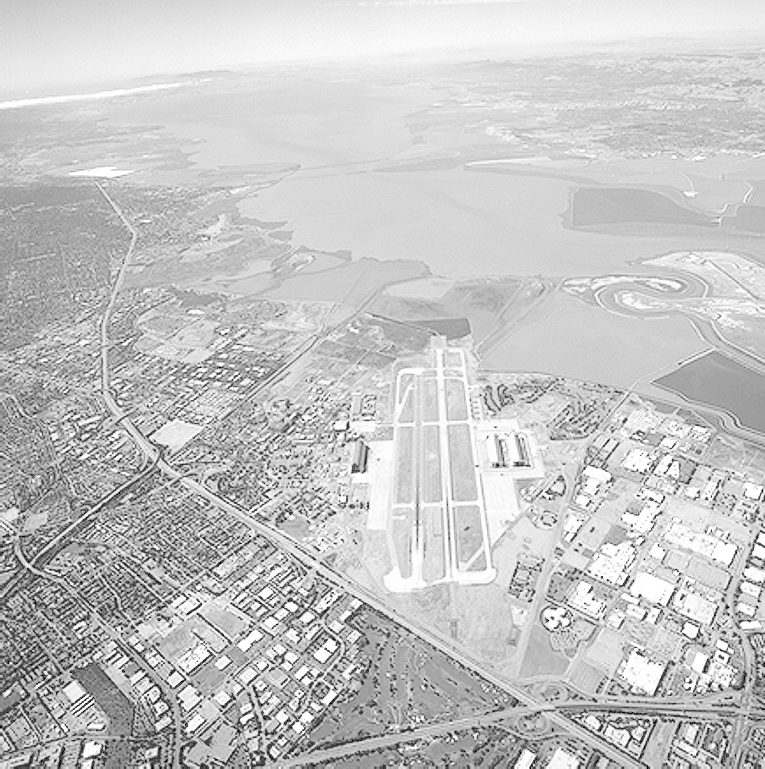
#> input picture images/runway.png, 765 x 769 px
$ jupyter execute Q6_Derivative_of_Gaussian.ipynb   (shell and % lines are left out)   (older library calls are emulated)
#> lines starting #> are read from the running program, lines starting #| are printed output that depends on the picture
# Question 6: Derivative of Gaussian

## Part (a): Mathematical Derivation
We are given the 2D Gaussian function:
$$G(x,y) = \frac{1}{2\pi\sigma^2} e^{-\frac{x^2+y^2}{2\sigma^2}}$$

We need to find the partial derivative with respect to $x$:
$$\frac{\partial G}{\partial x} = \frac{1}{2\pi\sigma^2} \frac{\partial}{\partial x} \left( e^{-\frac{x^2+y^2}{2\sigma^2}} \right)$$

Using the chain rule, let $u = -\frac{x^2+y^2}{2\sigma^2}$. Then $\frac{\partial u}{\partial x} = -\frac{2x}{2\sigma^2} = -\frac{x}{\sigma^2}$.

$$\frac{\partial G}{\partial x} = \frac{1}{2\pi\sigma^2} e^{u} \cdot \frac{\partial u}{\partial x}$$
$$\frac{\partial G}{\partial x} = \left( \frac{1}{2\pi\sigma^2} e^{-\frac{x^2+y^2}{2\sigma^2}} \right) \cdot \left( -\frac{x}{\sigma^2} \right)$$

Substituting $G(x,y)$ back into the equation:
$$\frac{\partial G}{\partial x} = -\frac{x}{\sigma^2} G(x,y)$$

Similarly, for $y$:
$$\frac{\partial G}{\partial y} = -\frac{y}{\sigma^2} G(x,y)$$

[cell 1]
import cv2
import numpy as np
import matplotlib.pyplot as plt
from mpl_toolkits.mplot3d import Axes3D

[cell 2]
def create_derivative_gaussian_kernel(k_size, sigma, direction='x'):
    center = k_size // 2
    x, y = np.meshgrid(np.arange(-center, center + 1),
                       np.arange(-center, center + 1))
    # Base Gaussian Term G(x,y)
    exponent = -(x**2 + y**2) / (2 * sigma**2)
    G = (1 / (2 * np.pi * sigma**2)) * np.exp(exponent)
    # Derivative Term
    if direction == 'x':
        kernel = - (x / sigma**2) * G
    else:
        kernel = - (y / sigma**2) * G
    return kernel

[cell 3]
sigma = 2
k_size = 5
kernel_x = create_derivative_gaussian_kernel(k_size, sigma, 'x')
kernel_y = create_derivative_gaussian_kernel(k_size, sigma, 'y')

[cell 4]
viz_size = 51
viz_sigma = 8
viz_kernel_x = create_derivative_gaussian_kernel(viz_size, viz_sigma, 'x')

X, Y = np.meshgrid(np.arange(viz_size), np.arange(viz_size))

fig = plt.figure(figsize=(10, 6))
ax = fig.add_subplot(111, projection='3d')
# This should look like a wave (up and down)
surf = ax.plot_surface(X, Y, viz_kernel_x, cmap='coolwarm', linewidth=0)
ax.set_title(f'Derivative of Gaussian (X-direction)')
fig.colorbar(surf, shrink=0.5, aspect=5)
plt.show()
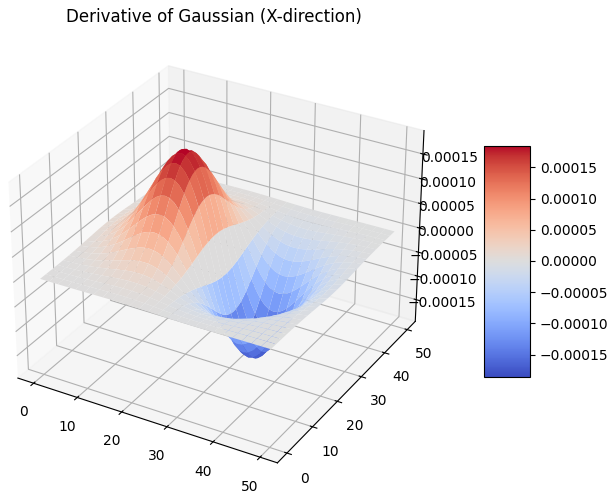
#> figure drawn by matplotlib, 2 panels

[cell 5]
import os

img_path = '../images/runway.png'
img = cv2.imread(img_path, cv2.IMREAD_GRAYSCALE)
#> img is the input picture: shape (769, 765); min 0, max 255, mean 197.1

if img is None:
    print("Error: Load image first.")
else:
    # Convolve with our manual kernels (Results are Float64)
    grad_x_manual = cv2.filter2D(img, cv2.CV_64F, kernel_x)
    grad_y_manual = cv2.filter2D(img, cv2.CV_64F, kernel_y)

    # NORMALIZE to 0-255 range for Saving/Visualization
    abs_grad_x = cv2.convertScaleAbs(grad_x_manual)
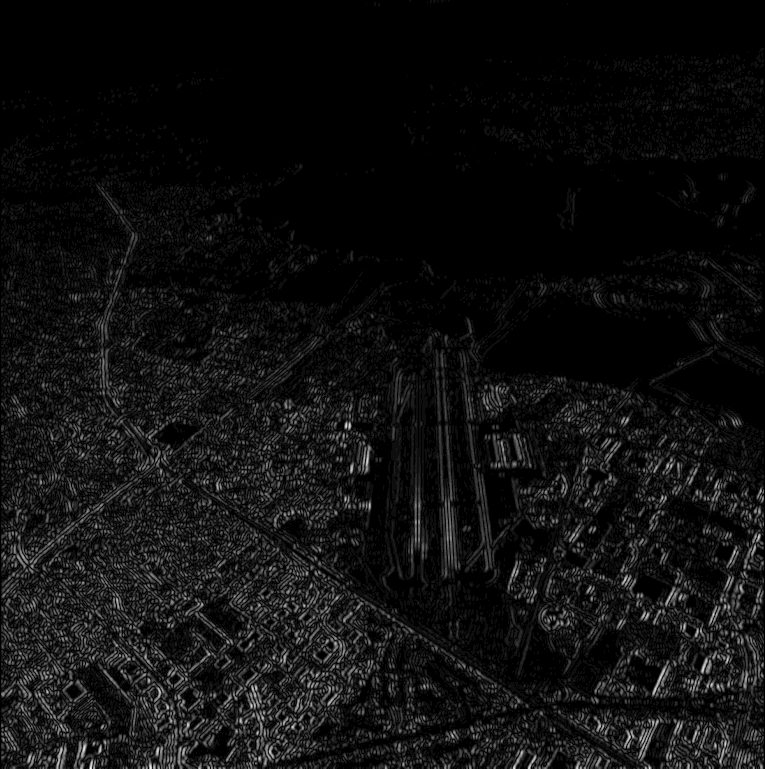
#> abs_grad_x: shape (769, 765); min 0, max 18, mean 1.11; drawn with min black and max white
    abs_grad_y = cv2.convertScaleAbs(grad_y_manual)

    # Explicitly normalize so the values fill the 0-255 range
    norm_grad_x = cv2.normalize(abs_grad_x, None, 0, 255, cv2.NORM_MINMAX)
    norm_grad_y = cv2.normalize(abs_grad_y, None, 0, 255, cv2.NORM_MINMAX)

    # Combine (Magnitude)
    manual_magnitude = cv2.addWeighted(norm_grad_x, 0.5, norm_grad_y, 0.5, 0)
    manual_magnitude = cv2.normalize(manual_magnitude, None, 0, 255, cv2.NORM_MINMAX)
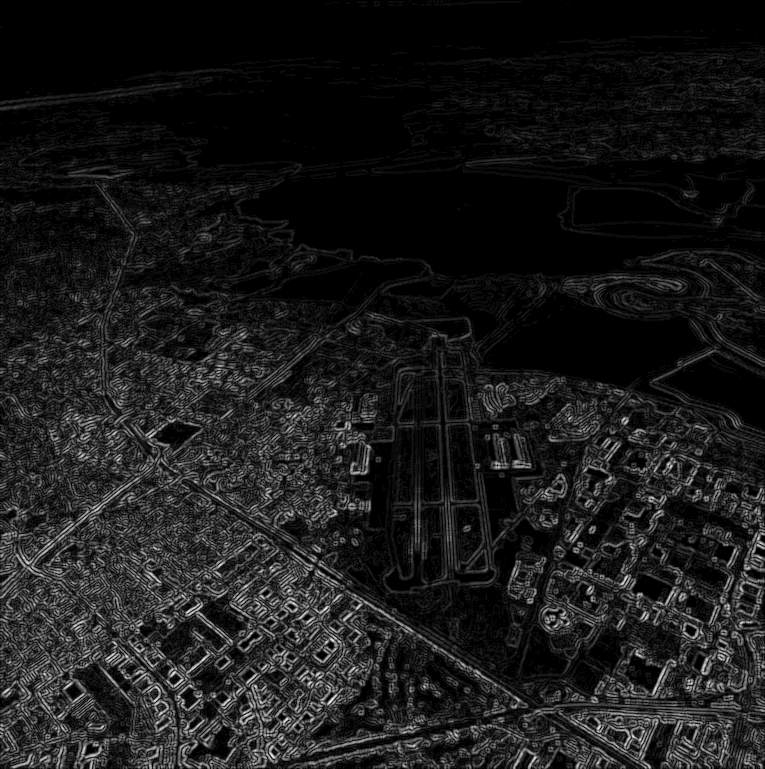
#> manual_magnitude: shape (769, 765); min 0, max 255, mean 26.2

    # 4. Compare with OpenCV Sobel
    sobel_x = cv2.Sobel(img, cv2.CV_64F, 1, 0, ksize=5)
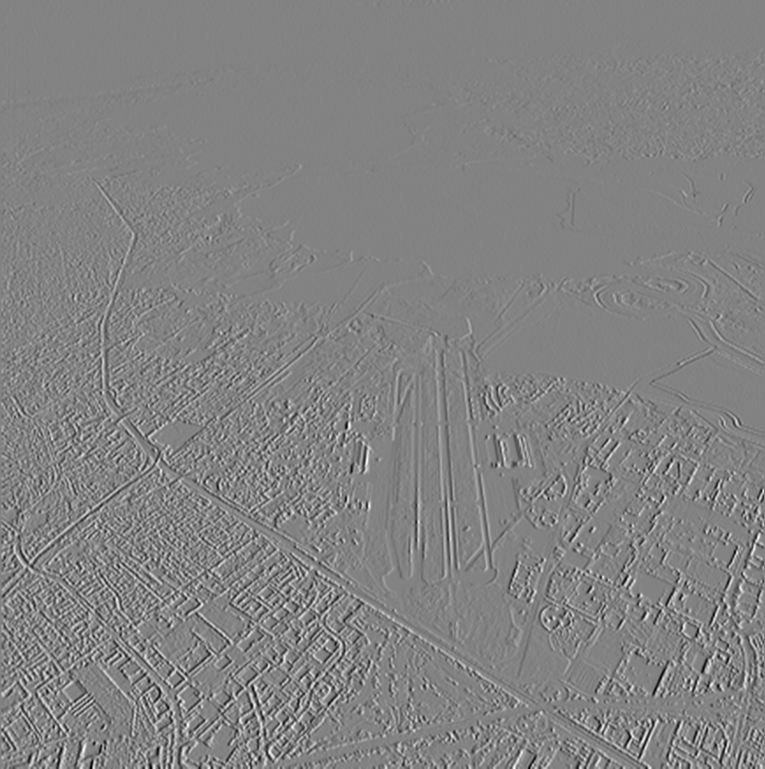
#> sobel_x: shape (769, 765) float64; min -9652, max 9177, mean 3.9; drawn with min black and max white
    sobel_y = cv2.Sobel(img, cv2.CV_64F, 0, 1, ksize=5)
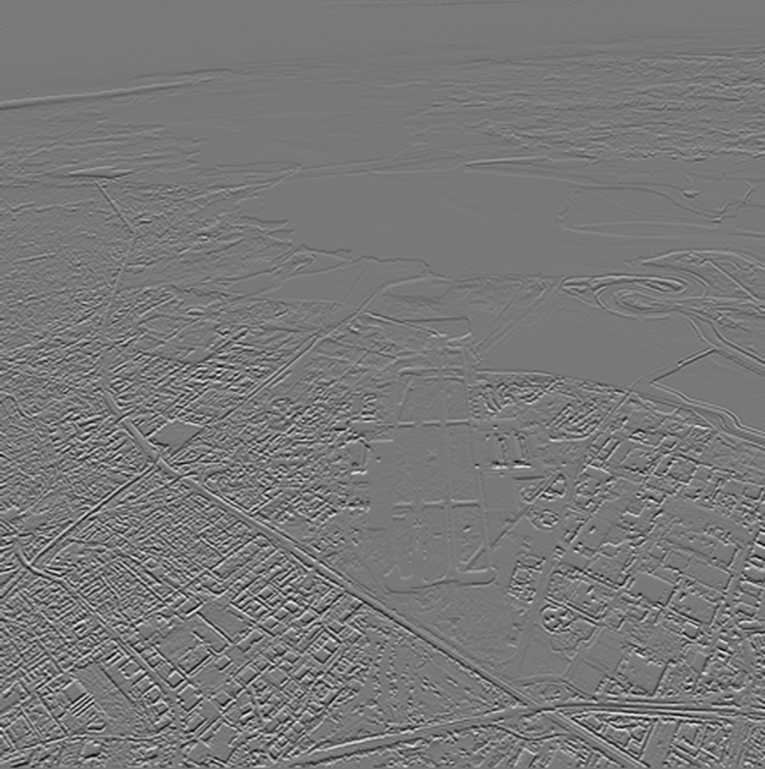
#> sobel_y: shape (769, 765) float64; min -8941, max 9904, mean -11.7; drawn with min black and max white

    abs_sobel_x = cv2.convertScaleAbs(sobel_x)
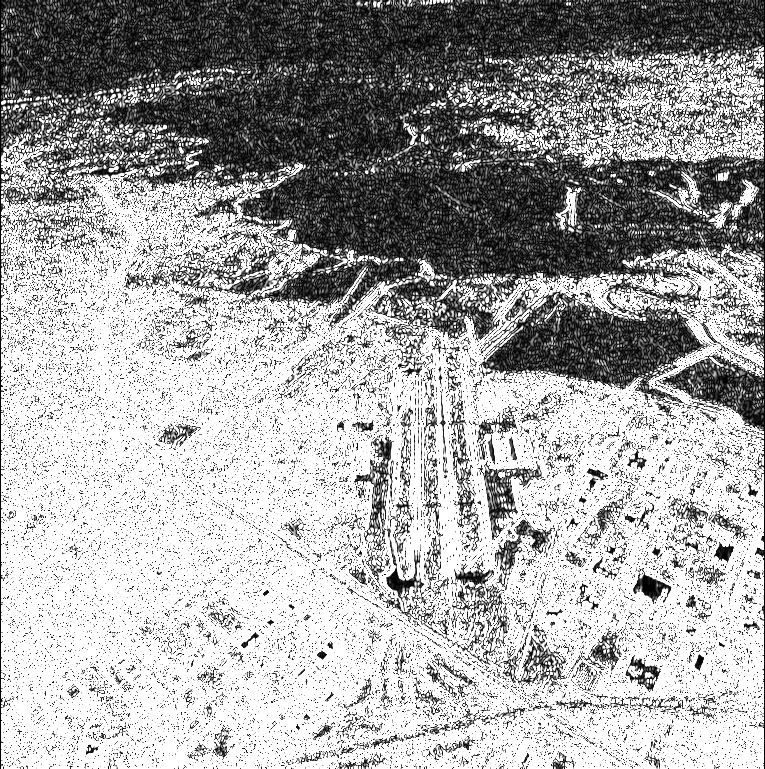
#> abs_sobel_x: shape (769, 765); min 0, max 255, mean 167.2
    abs_sobel_y = cv2.convertScaleAbs(sobel_y)
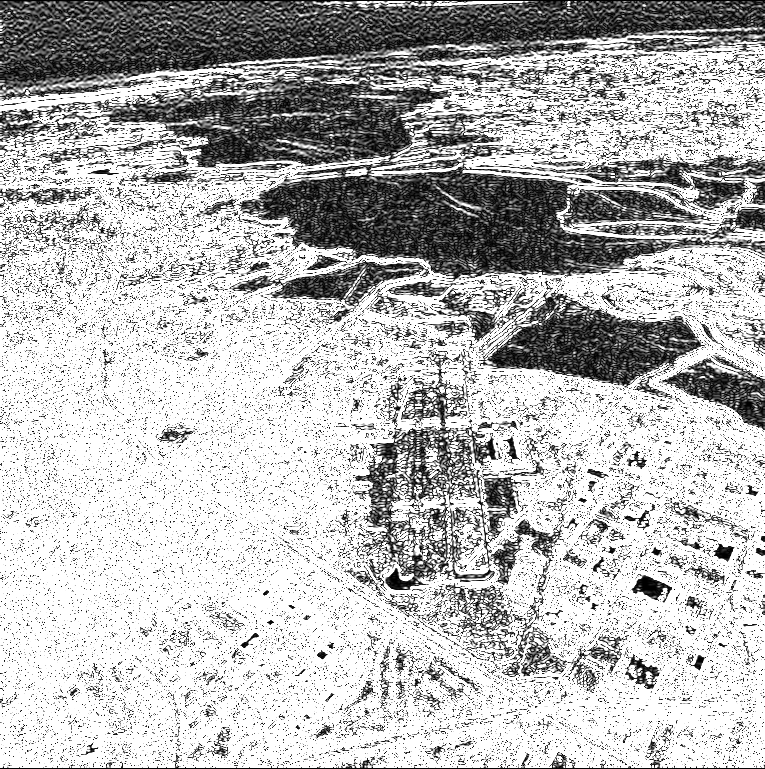
#> abs_sobel_y: shape (769, 765); min 0, max 255, mean 184.4

    # Normalize Sobel as well for fair comparison
    norm_sobel_x = cv2.normalize(abs_sobel_x, None, 0, 255, cv2.NORM_MINMAX)
    sobel_magnitude = cv2.addWeighted(norm_sobel_x, 0.5, cv2.normalize(abs_sobel_y, None, 0, 255, cv2.NORM_MINMAX), 0.5, 0)
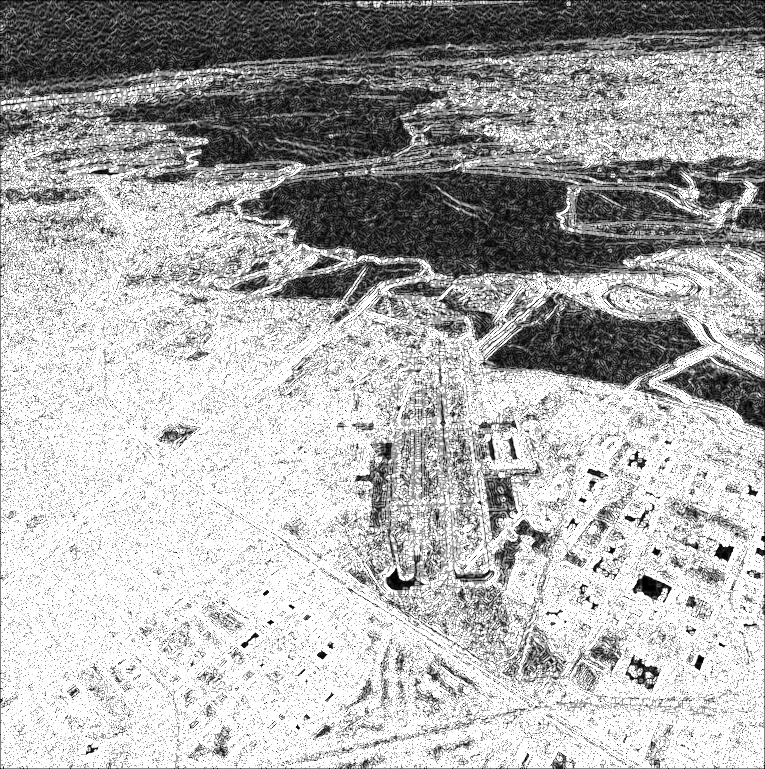
#> sobel_magnitude: shape (769, 765); min 0, max 255, mean 175.8

    # --- SAVE IMAGES ---
    output_dir = '../images/outputs'
    if not os.path.exists(output_dir):
        os.makedirs(output_dir)

    cv2.imwrite(os.path.join(output_dir, 'q6_manual_grad_x.jpg'), norm_grad_x)
    cv2.imwrite(os.path.join(output_dir, 'q6_manual_magnitude.jpg'), manual_magnitude)
    cv2.imwrite(os.path.join(output_dir, 'q6_sobel_magnitude.jpg'), sobel_magnitude)
    print(f"Saved Q6 images to {output_dir}/")

    # --- Visualization ---
    plt.figure(figsize=(12, 10))

    # Row 1: Manual Implementation
    plt.subplot(2, 2, 1)
    plt.imshow(norm_grad_x, cmap='gray')
    plt.title('Manual DoG (X-Gradient)')
    plt.axis('off')

    plt.subplot(2, 2, 2)
    plt.imshow(manual_magnitude, cmap='gray')
    plt.title('Manual DoG Magnitude')
    plt.axis('off')

    # Row 2: OpenCV Sobel
    plt.subplot(2, 2, 3)
    plt.imshow(norm_sobel_x, cmap='gray')
    plt.title('OpenCV Sobel (X-Gradient)')
    plt.axis('off')

    plt.subplot(2, 2, 4)
    plt.imshow(sobel_magnitude, cmap='gray')
    plt.title('OpenCV Sobel Magnitude')
    plt.axis('off')

    plt.tight_layout()
    plt.show()
